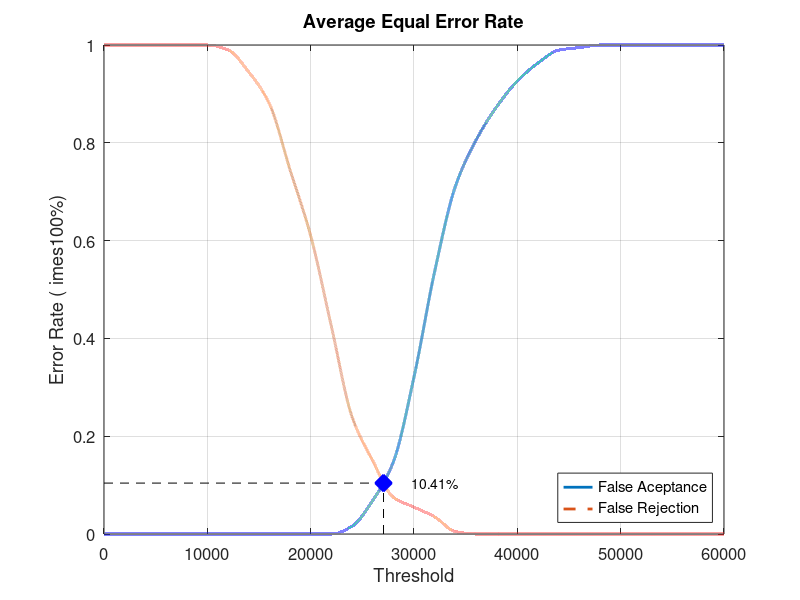
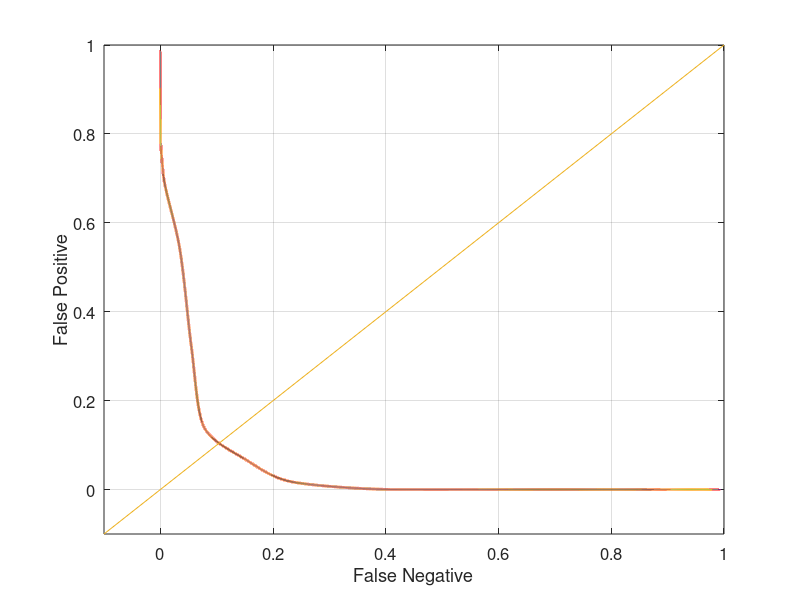

Write the MATLAB code that produced these figures, in order.
close all;
clear;
clc;
x = 0:2000:60000;
xq = 0:0.5:60000;

y0 = [0 0 0 0 0 0 0 0 0 0 0 0 0.0157895 0.0684211 0.147368 0.321053 0.536842 0.710526 0.805263 0.873684 0.926316 0.963158 0.989474 0.994737 1 1 1 1 1 1 1]
yy0 = interp1(x, y0, xq, 'pchip');
y1 = [1 1 1 1 1 1 0.99 0.945 0.88 0.745 0.61 0.425 0.24 0.15 0.075 0.055 0.035 0.005 0 0 0 0 0 0 0 0 0 0 0 0 0]
yy1 = interp1(x, y1, xq, 'pchip');

% Calculating EER: 
y2 = abs(y0 - y1);
find(y2 == min(y2))
yy2 = abs(yy0 - yy1);
xEER = find(yy2 == min(yy2));
xEERIndex = xq(xEER) % X-axis EER
yEER = yy0(xEER) % Y-axis EER

main = figure
plot(xq, yy0,'-','LineWidth', 2);	hold on
plot(xq, yy1,'--','LineWidth', 2);	hold on
plot([xEERIndex xEERIndex], [0 yEER], 'k--');	hold on
plot([0 xEERIndex], [yEER yEER], 'k--');	hold on
plot(xEERIndex, yEER, 'bx', 'LineWidth', 10);	hold on
text(xEERIndex + 10 * xEERIndex / 100, yEER, [num2str(round((10000 * yEER)) / 100) '%'])
legend('False Aceptance', 'False Rejection', 'Location', 'SouthEast')
xlabel('Threshold')
ylabel('Error Rate (	imes100%)')
title('Average Equal Error Rate')
set(gca, 'FontSize', 12)
axis([0 60000 0 1])
grid on

print(main, 'Database2_4Main', '-dpng');
FNRxFPR = figure('Color', [1 1 1]);
plot(yy1, yy0, '-', yy1, yy0, 'LineWidth', 2);
hold on
y = -0.1:0.1:1
plot(y, y); 
set(gca, 'FontSize', 12)
xlabel('False Negative')
ylabel('False Positive')
axis([-0.1 1 -0.1 1])
set(gca, 'FontSize', 12)
grid on

print(FNRxFPR, 'Database2_4FNRxFPR','-dpng');
